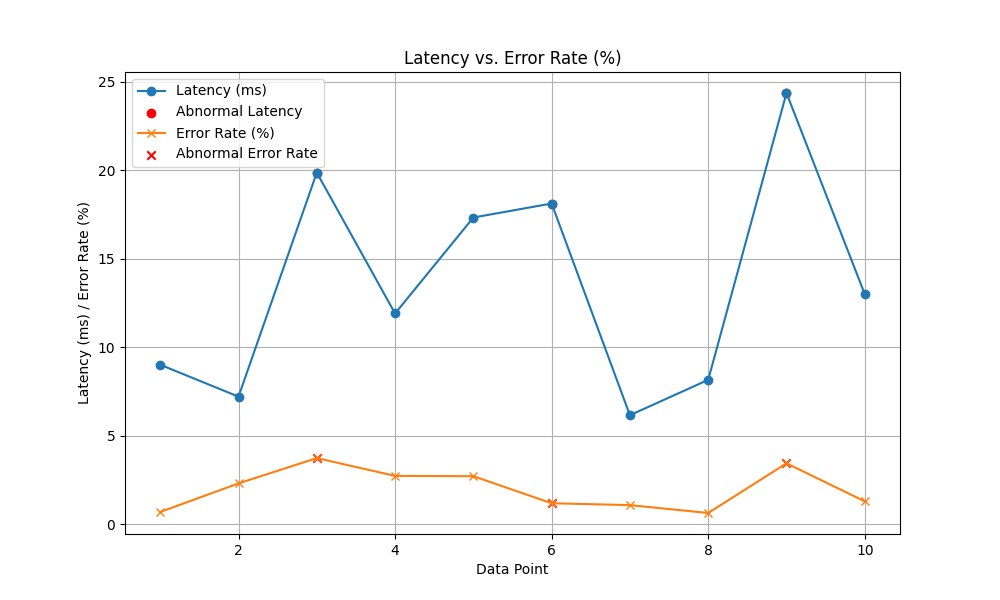

Write Python code to recreate this figure.
#Latency vs. Error Rate (%)

import matplotlib.pyplot as plt
import random

# Define the number of data points
num_data_points = 10

# Create lists to store latency and error rate data
latency = [random.uniform(5, 20) for _ in range(num_data_points)]
error_rate = [random.uniform(0, 3) for _ in range(num_data_points)]

# Introduce spikes for abnormal behavior
abnormal_intervals = [3, 6, 9]
for interval in abnormal_intervals:
    latency[interval - 1] += 10
    error_rate[interval - 1] += 1

# Create a plot for Latency vs. Error Rate
plt.figure(figsize=(10, 6))
plt.plot(range(1, num_data_points + 1), latency, label='Latency (ms)', marker='o', linestyle='-')
abnormal_latency = [latency[i] for i in range(num_data_points) if i + 1 in abnormal_intervals]
plt.scatter(abnormal_intervals, abnormal_latency, c='red', label='Abnormal Latency', marker='o')
plt.plot(range(1, num_data_points + 1), error_rate, label='Error Rate (%)', marker='x', linestyle='-')
abnormal_error_rate = [error_rate[i] for i in range(num_data_points) if i + 1 in abnormal_intervals]
plt.scatter(abnormal_intervals, abnormal_error_rate, c='red', label='Abnormal Error Rate', marker='x')
plt.xlabel('Data Point')
plt.ylabel('Latency (ms) / Error Rate (%)')
plt.title('Latency vs. Error Rate (%)')
plt.legend()
plt.grid(True)
plt.show()
